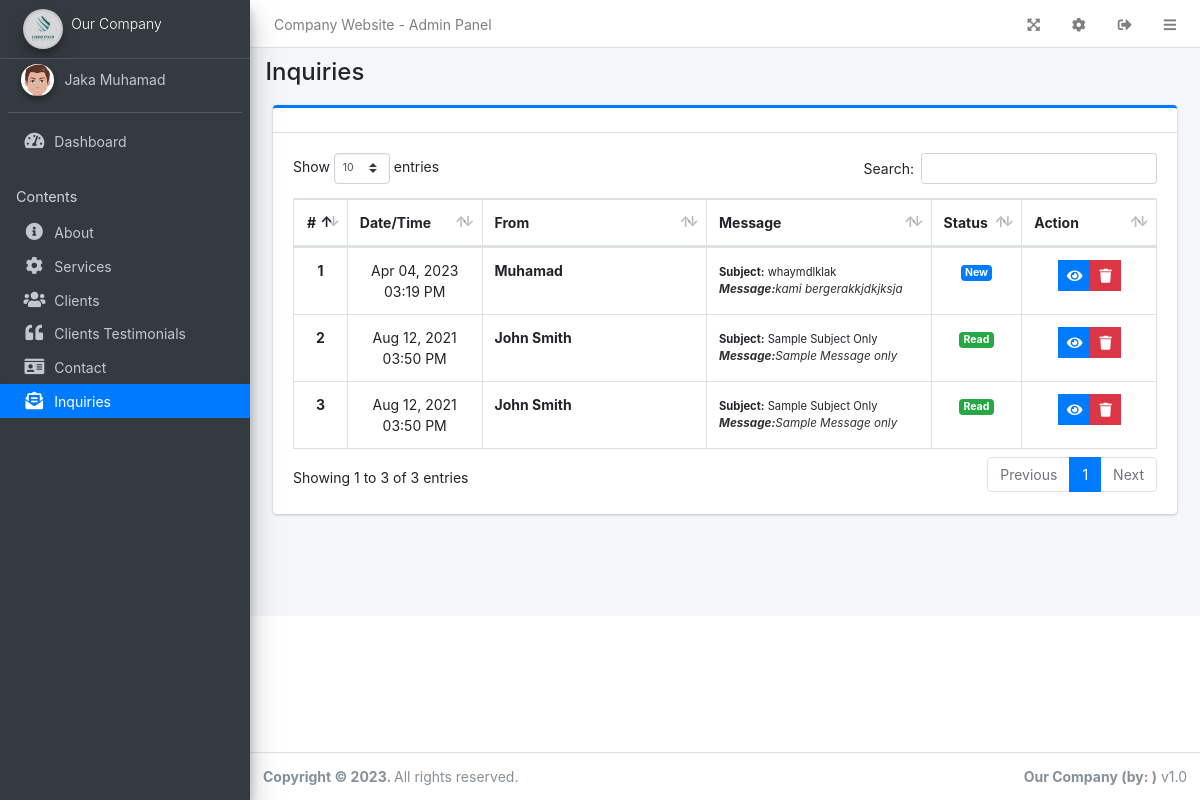
The page /admin/?page=inquiries (signed in) on the database its author committed.
### tables this page shows
CREATE TABLE `messages` (
  `id` int(30) NOT NULL,
  `full_name` text NOT NULL,
  `subject` text NOT NULL,
  `contact` text NOT NULL,
  `email` text NOT NULL,
  `message` text NOT NULL,
  `status` tinyint(1) NOT NULL DEFAULT 0,
  `date_created` datetime NOT NULL DEFAULT current_timestamp(),
  `date_updated` datetime DEFAULT NULL ON UPDATE current_timestamp()
);

### admin/inquiries/index.php (the view, shortened to what this page needs)
<div class="col-lg-12">
	<div class="card card-outline card-primary">
		<div class="card-header">
		</div>
		<div class="card-body">
			<table class="table tabe-hover table-bordered table-compact" id="list">
				<colgroup>
					<col width="5%">
					<col width="15%">
					<col width="25%">
					<col width="25%">
					<col width="10%">
					<col width="15%">
				</colgroup>
				<thead>
					<tr>
						<th class="text-center">#</th>
						<th>Date/Time</th>
						<th>From</th>
						<th>Message</th>
						<th>Status</th>
						<th>Action</th>
					</tr>
				</thead>
				<tbody>
					<?php
					$i = 1;
					$qry = $conn->query("SELECT * FROM `messages` order by unix_timestamp(`date_created`) desc");
					while($row= $qry->fetch_assoc()):
					?>
					<tr>
						<th class="text-center"><?php echo $i++ ?></th>
						<td class='text-center'><?php echo date("M d, Y h:i A",strtotime($row['date_created'])) ?></td>
						<td><b class=""><?php echo ucwords($row['full_name']) ?></b></td>
						<td>
							<small class=""><b>Subject:</b> <?php echo $row['subject'] ?></small><br>
							<small class="truncate"><b>Message:</b><?php echo $row['message'] ?></small>
						</td>
						<td class="text-center">
							<?php if($row['status'] == 0): ?>
								<span class="badge badge-primary badge-status">New</span>
							<?php else: ?>
								<span class="badge badge-success badge-status">Read</span>
							<?php endif; ?>
						</td>
						<td class="text-center">
		                    <div class="btn-group">
		                        <a href="javascript:void(0)" data-id='<?php echo $row['id'] ?>' class="btn btn-primary btn-flat btn-sm view_message">
		                          <i class="fas fa-eye"></i>
		                        </a>
		                        <button type="button" class="btn btn-danger btn-sm btn-flat delete_message" data-id="<?php echo $row['id'] ?>">
		                          <i class="fas fa-trash"></i>
		                        </button>
	                      </div>
						</td>
					</tr>
				<?php endwhile; ?>
				</tbody>
			</table>
		</div>
	</div>
</div>

### rows shown on the page
messages: date_created "Apr 04, 2023 03:19 PM", full_name "Muhamad", subject "whaymdlklak", message "kami bergerakkjdkjksja", status "New"
messages: date_created "Aug 12, 2021 03:50 PM", full_name "John Smith", subject "Sample Subject Only", message "Sample Message only", status "Read"
messages: date_created "Aug 12, 2021 03:50 PM", full_name "John Smith", subject "Sample Subject Only", message "Sample Message only", status "Read"

### other values the page prints
$_settings->info('name') "Company Website"
$_settings->info('short_name') "Our Company"
$_settings->userdata('firstname').' '.$_settings->userdata('lastname') "Jaka Muhamad"
str_replace("_", " ",$page) "Inquiries"
